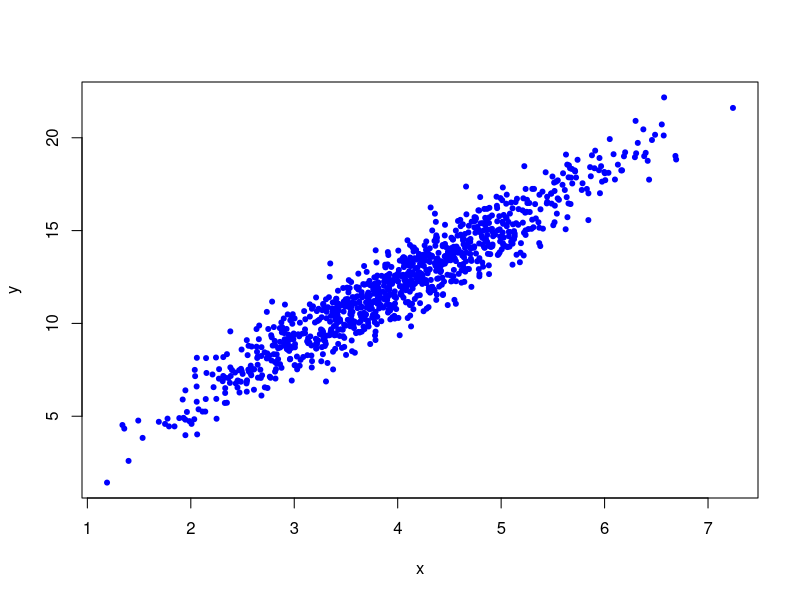
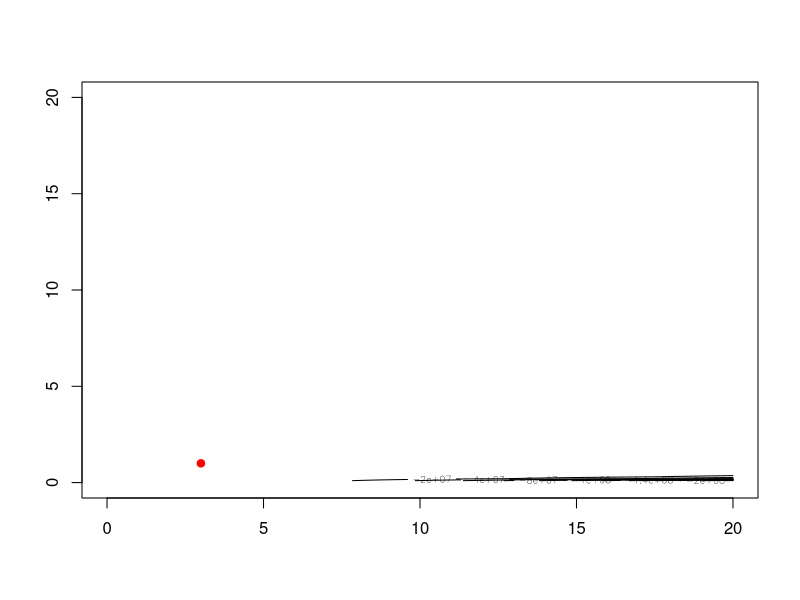

Write the R code that produced these figures, in order.
## ---- chunk 1
quaroot <- function(a, b, c) {
  x1 <- (-b + sqrt(b * b - 4 * a * c)) / (2 * a)
  x2 <- (-b - sqrt(b * b - 4 * a * c)) / (2 * a)
  return(c(x1, x2))
}
## ---- chunk 2
quaroot(1, 4, -1)
quaroot(-2, 0, 2)
quaroot(3, -9, 1)
quaroot(1, 0, -4)
## ---- chunk 3
quaroot(5, 2, 1)
## ---- chunk 4
quaroot <- function(a, b, c) {
  if (b * b - 4 * a * c < 0) {
    return("NA")
  } else {
    x1 <- (-b + sqrt(b * b - 4 * a * c)) / (2 * a)
    x2 <- (-b - sqrt(b * b - 4 * a * c)) / (2 * a)
    return(c(x1, x2))
  }
}
## ---- chunk 5
x1 <- quaroot(1, 1e-08 + 1e+08, 1)[1]
x2 <- quaroot(1, 1e-08 + 1e+08, 1)[2]
quaroot(1, 1e-08 + 1e+08, 1)
x3 <- -1e-08
x4 <- -1e+08
re1 <- (x1 - x3) / x3
re2 <- (x2 - x4) / x4
cat("第一个根对应的相对误差：", re1, "\n")
cat("第二个根对应的相对误差：", re2, "\n")
## ---- chunk 6
quaroot.new <- function(a, b, c) {
  if (b * b - 4 * a * c < 0) {
    return("NA")
  } else {
    x1 <- (-b + sqrt(b * b - 4 * a * c)) / (2 * a)
    x2 <- (-b - sqrt(b * b - 4 * a * c)) / (2 * a)
    x2 <- min(x1, x2)
    x1 <- (c / a) / x2
    return(c(x1, x2))
  }
}

x1 <- quaroot.new(1, 1e-08 + 1e+08, 1)[1]
x2 <- quaroot.new(1, 1e-08 + 1e+08, 1)[2]
quaroot.new(1, 1e-08 + 1e+08, 1)
x3 <- -1e-08
x4 <- -1e+08
re1 <- (x1 - x3) / x3
re2 <- (x2 - x4) / x4
re1
re2
## ---- chunk 7
log.likelihood <- function(beta, sigma, x, y) {
  result <- -1 / (2 * sigma^2) * sum((y - beta * x)^2) - 
    n / 2 * log(2 * pi) - n * log(sigma)
  return(result)
}
## ---- chunk 8
set.seed(123)
beta <- 3
sigma <- 1
n <- 1000
x <- rnorm(n, 4, 1)
y <- x * beta + rnorm(n, mean=0, sd=sigma)
plot(x, y, col="blue", pch=20)
## ---- chunk 9
cat("对数似然函数值：", log.likelihood(beta, sigma, x, y), "\n")
## ---- chunk 10
beta <- sum(y) / sum(x)
sigma.sq <- sum((y - beta * x)^2) / n
print(beta)
print(sigma.sq)
## ---- chunk 11
beta.list <- seq(0, 20, by=0.1)
sigma.list <- seq(0, 20, by=0.1)
paraAll <- expand.grid(beta.list, sigma.list)
res.likelihood <- c()
for (i in 1:nrow(paraAll)) {
  res.likelihood[i] <- log.likelihood(paraAll[i, 1], paraAll[i, 2], x, y)
}
paraAll[which.max(res.likelihood), ]
## ---- chunk 12
contour(x=beta.list, y=sigma.list, z=matrix(res.likelihood, length(beta.list)))
points(paraAll[which.max(res.likelihood), ], col="red", pch=19)
